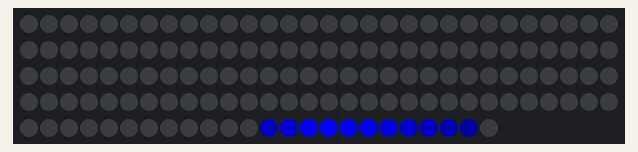
Recording of a sketch running on a simulated Arduino Uno, built with avr-gcc and run on an emulated ATmega328P. On the bench: 144 RGB LEDs in strip order, left to right, continuing on the next row. What the sketch prints to the serial monitor is not drawn.

Above: at 15.65 s.

The sketch:

NeoPixelFadeChase.ino
```cpp
/*
  This sketch makes neoPixels chase, with a fading trail.
  The trail changes directions with the chasing pixel.

  created 28 March 2016
  modified 31 Jan 2023
  by Tom Igoe
*/
#include <Adafruit_NeoPixel.h>

const int neoPixelPin = 5;  // control pin
const int pixelCount = 144;    // number of pixels
const int trailLength = pixelCount/10;  // length of the fading trail

// set up strip:
Adafruit_NeoPixel strip = Adafruit_NeoPixel(pixelCount, neoPixelPin, NEO_GRBW + NEO_KHZ800);

unsigned long trailColor[pixelCount];  // array of colors for the trail
int currentPixel = 0;                 // the current pixel
int trailingPixel = pixelCount;        // the final trailing pixel
int trailDirection = 1;               // direction of the trail

void setup()  {
  // set the trail colors:
  Serial.begin(9600);
  if (!Serial) delay(3000);
  for (int p = 0; p < trailLength; p++) {

    trailColor[p] = (p * 255) / 8 ;
    Serial.println(trailColor[p]);
  }
  Serial.println(" " );
  for (int p = 9; p < 12; p++) {
    trailColor[p] = 255 / (p -8);
    Serial.println(trailColor[p]);
  }
  Serial.println(" " );
  // fill the rest with zeroes:
  for (int p = 12; p < pixelCount; p++) {
    trailColor[p] = 0;
  //  Serial.println(trailColor[p]);
  }

  //while (true);
  strip.begin();  // initialize pixel strip
  strip.clear();  // turn off pixels
  strip.show();   // refresh the strip
}

void loop() {
  // increment the current pixel number:
  currentPixel += trailDirection;

  // if the current pixel is at either end of the strip,
  // reverse the direction of counting:
  if (currentPixel < 0 || currentPixel >= pixelCount) {
    trailDirection = -trailDirection;
  }

  // set the current pixel:
  strip.setPixelColor(currentPixel, trailColor[currentPixel]);

  // copy the current pixel number for setting the trail:
  trailingPixel = currentPixel;

  // while the trailing pixel number is still in range:
  while (trailingPixel < pixelCount && trailingPixel >= 0) {
    // color number is the distance from current pixel in either direction:
    int colorNum = abs(currentPixel - trailingPixel);
    // set the color:
    strip.setPixelColor(trailingPixel, trailColor[colorNum]);
    // move to the next trailing pixel:
    trailingPixel -= trailDirection;
  }

  // update the strip:
  strip.show();
  // delay 0.1 seconds:
  delay(100);
}
```
